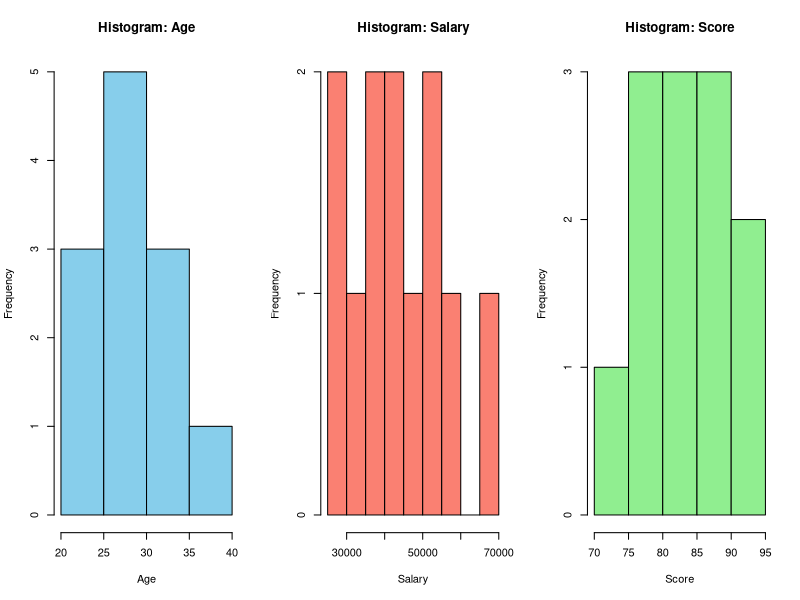
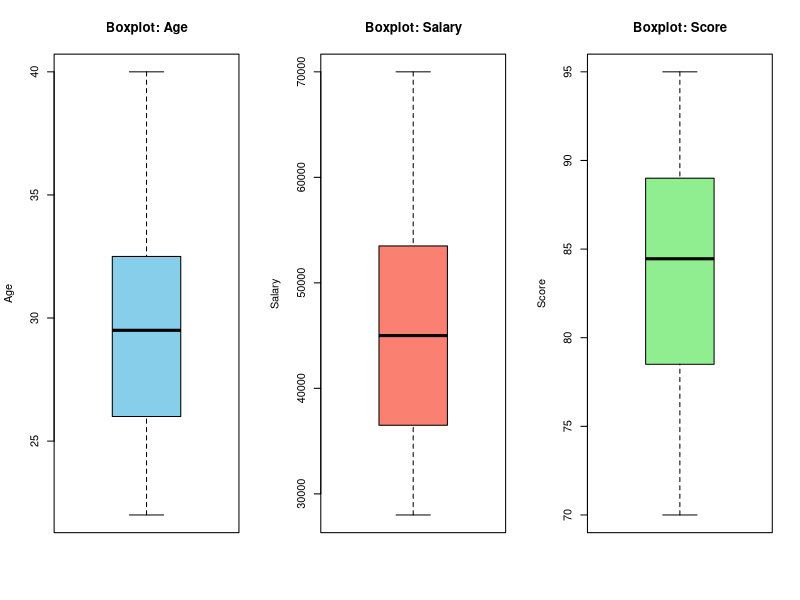
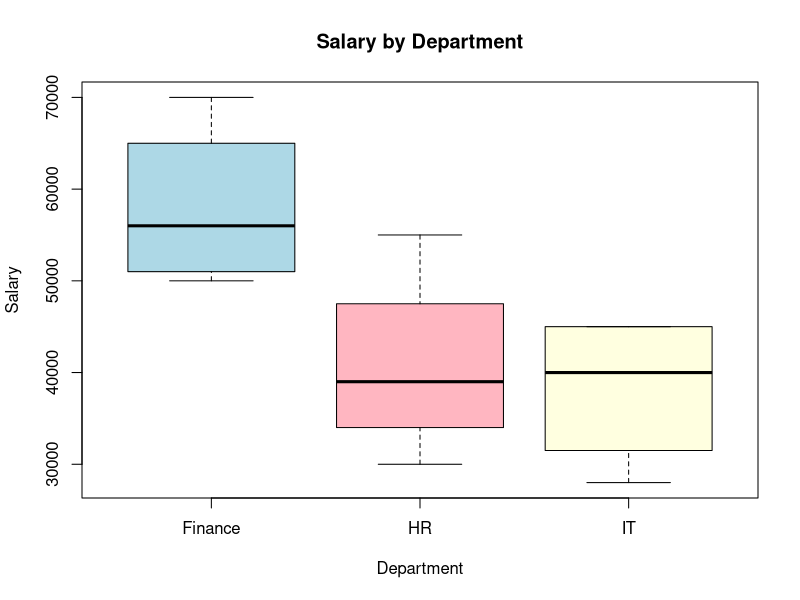
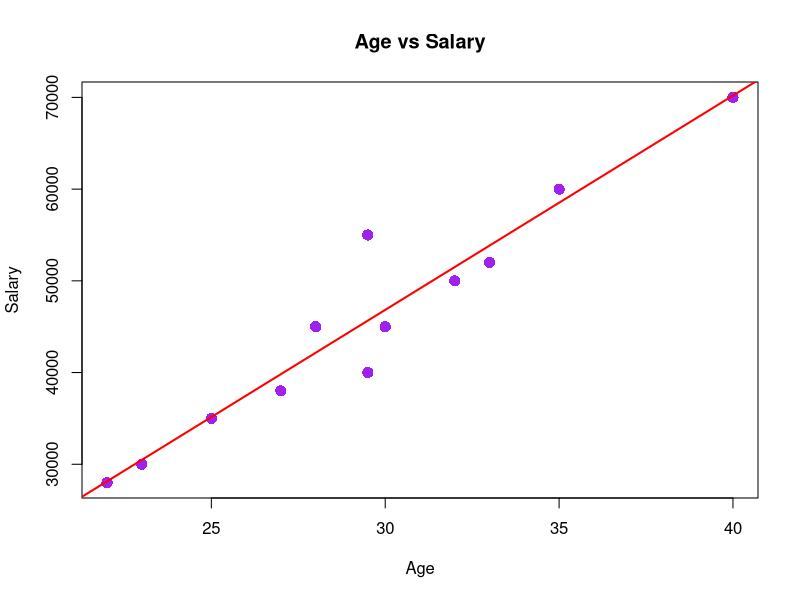
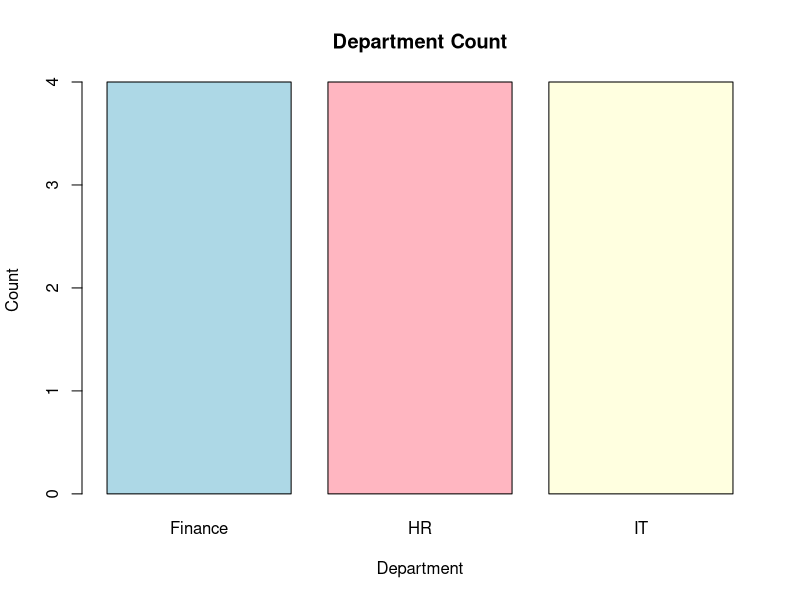
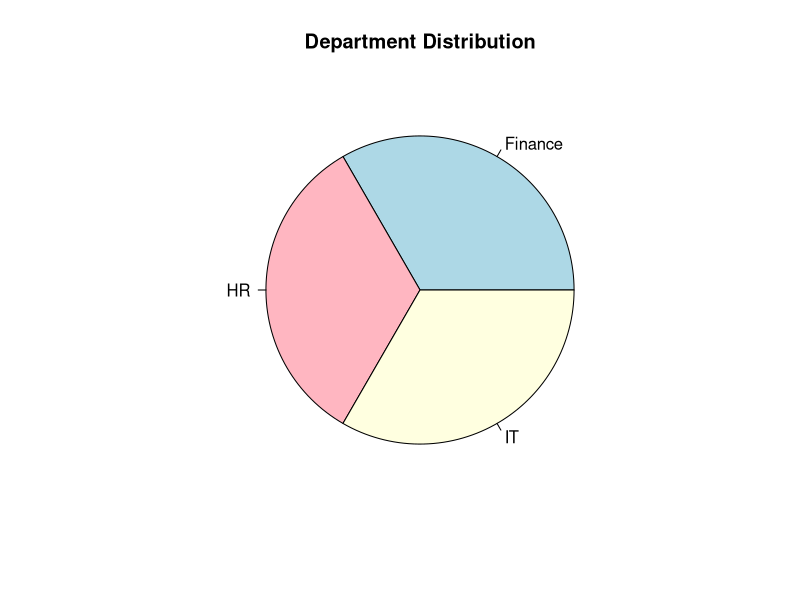

Write R code to recreate these figures, in order.
# ============================================================
# EXPERIMENT 8: Exploratory Data Analysis (EDA) in R
# na, summary, plot, hist, boxplot
# Run this file directly in RStudio
# ============================================================

cat("========================================\n")
cat("EXPERIMENT 8: EDA in R\n")
cat("========================================\n")

# ---------- Create Dataset ----------
Name   <- c("Alice","Bob","Charlie","Diana","Eve","Frank","Grace","Hank","Ivy","Jack","Karen","Leo")
Age    <- c(23, 25, NA, 30, 32, 35, 28, NA, 40, 22, 27, 33)
Salary <- c(30000,35000,40000,NA,50000,60000,45000,55000,70000,28000,38000,52000)
Score  <- c(88, 76, 92, 85, NA, 78, 90, 82, 95, 70, 88, 79)
Dept   <- c("HR","IT","HR","IT","Finance","Finance","IT","HR","Finance","IT","HR","Finance")

df <- data.frame(Name, Age, Salary, Score, Dept, stringsAsFactors=FALSE)

cat("\n--- Raw Dataset ---\n")
print(df)

# ---------- Check Missing Values (is.na) ----------
cat("\n--- Missing Values (is.na) ---\n")
print(is.na(df))
cat("\nCount of NA per column:\n")
print(colSums(is.na(df)))

# ---------- Handle Missing Values ----------
df$Age[is.na(df$Age)]       <- mean(df$Age, na.rm=TRUE)
df$Salary[is.na(df$Salary)] <- median(df$Salary, na.rm=TRUE)
df$Score[is.na(df$Score)]   <- mean(df$Score, na.rm=TRUE)

cat("\nAfter handling NA:\n")
print(df)

# ---------- Summary ----------
cat("\n--- Summary ---\n")
print(summary(df))

# ---------- Structure ----------
cat("\n--- Structure (str) ---\n")
str(df)

# ---------- hist() - Histograms ----------
cat("\n--- Histograms ---\n")
par(mfrow=c(1,3))  # 3 plots in one row

hist(df$Age,
     main="Histogram: Age",
     xlab="Age",
     col="skyblue",
     border="black",
     breaks=6)

hist(df$Salary,
     main="Histogram: Salary",
     xlab="Salary",
     col="salmon",
     border="black",
     breaks=6)

hist(df$Score,
     main="Histogram: Score",
     xlab="Score",
     col="lightgreen",
     border="black",
     breaks=6)

par(mfrow=c(1,1))  # reset layout

# ---------- boxplot() ----------
cat("\n--- Boxplots ---\n")
par(mfrow=c(1,3))

boxplot(df$Age,
        main="Boxplot: Age",
        col="skyblue",
        ylab="Age")

boxplot(df$Salary,
        main="Boxplot: Salary",
        col="salmon",
        ylab="Salary")

boxplot(df$Score,
        main="Boxplot: Score",
        col="lightgreen",
        ylab="Score")

par(mfrow=c(1,1))

# Boxplot by group
boxplot(Salary ~ Dept,
        data=df,
        main="Salary by Department",
        col=c("lightblue","lightpink","lightyellow"),
        xlab="Department",
        ylab="Salary")

# ---------- plot() ----------
cat("\n--- plot() ---\n")
plot(df$Age, df$Salary,
     main="Age vs Salary",
     xlab="Age",
     ylab="Salary",
     col="purple",
     pch=16,
     cex=1.5)
abline(lm(Salary ~ Age, data=df), col="red", lwd=2)

# ---------- Bar Plot ----------
cat("\n--- Bar Plot: Department Count ---\n")
dept_table <- table(df$Dept)
print(dept_table)
barplot(dept_table,
        main="Department Count",
        col=c("lightblue","lightpink","lightyellow"),
        xlab="Department",
        ylab="Count")

# ---------- Pie Chart ----------
cat("\n--- Pie Chart ---\n")
pie(dept_table,
    main="Department Distribution",
    col=c("lightblue","lightpink","lightyellow"))

# ---------- Correlation ----------
cat("\n--- Correlation ---\n")
num_cols <- df[, c("Age","Salary","Score")]
print(cor(num_cols))

cat("\n========================================\n")
cat("Experiment 8 Complete!\n")
cat("========================================\n")
